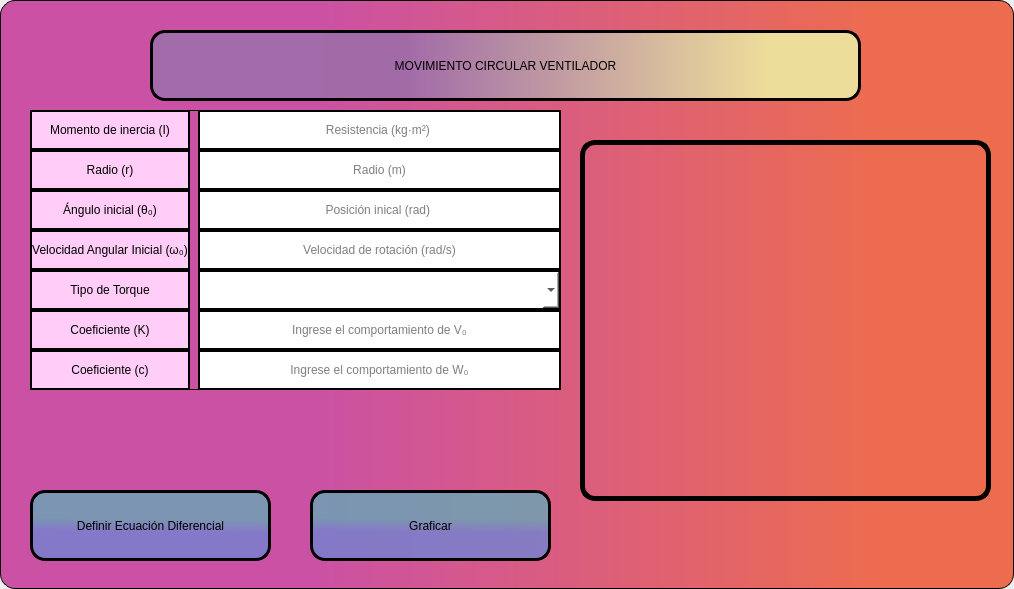
<?xml version="1.0" encoding="UTF-8"?>
<ui version="4.0">
 <class>MainWindow</class>
 <widget class="QMainWindow" name="MainWindow">
  <property name="geometry">
   <rect>
    <x>0</x>
    <y>0</y>
    <width>1014</width>
    <height>589</height>
   </rect>
  </property>
  <property name="windowTitle">
   <string>MainWindow</string>
  </property>
  <widget class="QWidget" name="centralwidget">
   <layout class="QHBoxLayout" name="horizontalLayout">
    <property name="spacing">
     <number>0</number>
    </property>
    <property name="leftMargin">
     <number>0</number>
    </property>
    <property name="topMargin">
     <number>0</number>
    </property>
    <property name="rightMargin">
     <number>0</number>
    </property>
    <property name="bottomMargin">
     <number>0</number>
    </property>
    <item>
     <widget class="QFrame" name="frame">
      <property name="styleSheet">
       <string notr="true">background-color: qlineargradient(spread:reflect, x1:0, y1:0, x2:1, y2:0, stop:0.3125 rgba(203, 81, 164, 255), stop:0.869318 rgba(237, 108, 79, 255));

border-radius: 15px;
border: 1px solid #000000;</string>
      </property>
      <property name="frameShape">
       <enum>QFrame::StyledPanel</enum>
      </property>
      <property name="frameShadow">
       <enum>QFrame::Raised</enum>
      </property>
      <widget class="QLabel" name="titulo">
       <property name="geometry">
        <rect>
         <x>150</x>
         <y>30</y>
         <width>711</width>
         <height>71</height>
        </rect>
       </property>
       <property name="styleSheet">
        <string notr="true">font: 81 20pt &quot;Rockwell Extra Bold&quot;;
background-color: qlineargradient(spread:reflect, x1:0, y1:0, x2:1, y2:0, stop:0.357955 rgba(160, 108, 169, 248), stop:0.869318 rgba(237, 221, 154, 255));
border: 3px solid #000000</string>
       </property>
       <property name="text">
        <string>MOVIMIENTO CIRCULAR VENTILADOR</string>
       </property>
       <property name="alignment">
        <set>Qt::AlignCenter</set>
       </property>
      </widget>
      <widget class="QLabel" name="img">
       <property name="geometry">
        <rect>
         <x>580</x>
         <y>140</y>
         <width>411</width>
         <height>361</height>
        </rect>
       </property>
       <property name="styleSheet">
        <string notr="true">background-color: rgb(0, 0, 0,0%);
border:5px solid #000000
</string>
       </property>
       <property name="text">
        <string/>
       </property>
       <property name="pixmap">
        <pixmap>imgVentilador.jpg</pixmap>
       </property>
       <property name="scaledContents">
        <bool>true</bool>
       </property>
      </widget>
      <widget class="QWidget" name="gridLayoutWidget">
       <property name="geometry">
        <rect>
         <x>30</x>
         <y>110</y>
         <width>531</width>
         <height>371</height>
        </rect>
       </property>
       <layout class="QGridLayout" name="gridLayout">
        <property name="sizeConstraint">
         <enum>QLayout::SetMaximumSize</enum>
        </property>
        <property name="horizontalSpacing">
         <number>8</number>
        </property>
        <property name="verticalSpacing">
         <number>0</number>
        </property>
        <item row="1" column="0">
         <widget class="QLabel" name="label_3">
          <property name="styleSheet">
           <string notr="true">font: 63 12pt &quot;Sitka Text Semibold&quot;;
background-color: rgb(255, 205, 247);
border-radius: 0px;
border: 2px solid #000000
</string>
          </property>
          <property name="text">
           <string>Momento de inercia (I)</string>
          </property>
          <property name="scaledContents">
           <bool>true</bool>
          </property>
          <property name="alignment">
           <set>Qt::AlignCenter</set>
          </property>
          <property name="wordWrap">
           <bool>false</bool>
          </property>
          <property name="margin">
           <number>10</number>
          </property>
          <property name="indent">
           <number>0</number>
          </property>
         </widget>
        </item>
        <item row="5" column="1">
         <widget class="QLineEdit" name="velocidad_angular">
          <property name="styleSheet">
           <string notr="true">border-radius: 0px;
border: 2px solid #000000;
background-color: rgb(255, 255, 255);
font: 12pt &quot;Segoe UI Variable&quot;;
padding: 10px;</string>
          </property>
          <property name="alignment">
           <set>Qt::AlignCenter</set>
          </property>
          <property name="placeholderText">
           <string>Velocidad de rotación (rad/s)</string>
          </property>
         </widget>
        </item>
        <item row="4" column="1">
         <widget class="QLineEdit" name="angulo_inicial">
          <property name="styleSheet">
           <string notr="true">border-radius: 0px;
border: 2px solid #000000;
background-color: rgb(255, 255, 255);
font: 12pt &quot;Segoe UI Variable&quot;;
padding: 10px;</string>
          </property>
          <property name="alignment">
           <set>Qt::AlignCenter</set>
          </property>
          <property name="placeholderText">
           <string>Posición inical (rad) </string>
          </property>
         </widget>
        </item>
        <item row="8" column="1">
         <widget class="QLineEdit" name="coeficiente_c">
          <property name="styleSheet">
           <string notr="true">border-radius: 0px;
border: 2px solid #000000;
background-color: rgb(255, 255, 255);
font: 12pt &quot;Segoe UI Variable&quot;;
padding: 10px;</string>
          </property>
          <property name="alignment">
           <set>Qt::AlignCenter</set>
          </property>
          <property name="placeholderText">
           <string>Ingrese el comportamiento de W₀</string>
          </property>
         </widget>
        </item>
        <item row="7" column="1">
         <widget class="QLineEdit" name="coeficiente_k">
          <property name="styleSheet">
           <string notr="true">border-radius: 0px;
border: 2px solid #000000;
background-color: rgb(255, 255, 255);
font: 12pt &quot;Segoe UI Variable&quot;;
padding: 10px;</string>
          </property>
          <property name="alignment">
           <set>Qt::AlignCenter</set>
          </property>
          <property name="placeholderText">
           <string>Ingrese el comportamiento de V₀</string>
          </property>
         </widget>
        </item>
        <item row="3" column="1">
         <widget class="QLineEdit" name="radio">
          <property name="styleSheet">
           <string notr="true">border-radius: 0px;
border: 2px solid #000000;
background-color: rgb(255, 255, 255);
font: 12pt &quot;Segoe UI Variable&quot;;
padding: 10px;</string>
          </property>
          <property name="alignment">
           <set>Qt::AlignCenter</set>
          </property>
          <property name="placeholderText">
           <string>Radio (m)</string>
          </property>
         </widget>
        </item>
        <item row="4" column="0">
         <widget class="QLabel" name="label_6">
          <property name="styleSheet">
           <string notr="true">font: 63 12pt &quot;Sitka Text Semibold&quot;;
background-color: rgb(255, 205, 247);
border-radius: 0px;
border: 2px solid #000000</string>
          </property>
          <property name="text">
           <string>Ángulo inicial (θ₀)</string>
          </property>
          <property name="alignment">
           <set>Qt::AlignCenter</set>
          </property>
          <property name="margin">
           <number>10</number>
          </property>
         </widget>
        </item>
        <item row="5" column="0">
         <widget class="QLabel" name="label_7">
          <property name="styleSheet">
           <string notr="true">font: 63 12pt &quot;Sitka Text Semibold&quot;;
background-color: rgb(255, 205, 247);
border-radius: 0px;
border: 2px solid #000000</string>
          </property>
          <property name="text">
           <string>Velocidad Angular Inicial (ω₀)</string>
          </property>
          <property name="alignment">
           <set>Qt::AlignCenter</set>
          </property>
          <property name="margin">
           <number>10</number>
          </property>
         </widget>
        </item>
        <item row="6" column="0">
         <widget class="QLabel" name="label_8">
          <property name="styleSheet">
           <string notr="true">font: 63 12pt &quot;Sitka Text Semibold&quot;;
background-color: rgb(255, 205, 247);
border-radius: 0px;
border: 2px solid #000000</string>
          </property>
          <property name="text">
           <string>Tipo de Torque</string>
          </property>
          <property name="alignment">
           <set>Qt::AlignCenter</set>
          </property>
          <property name="margin">
           <number>10</number>
          </property>
         </widget>
        </item>
        <item row="7" column="0">
         <widget class="QLabel" name="label_9">
          <property name="styleSheet">
           <string notr="true">font: 63 12pt &quot;Sitka Text Semibold&quot;;
background-color: rgb(255, 205, 247);
border-radius: 0px;
border: 2px solid #000000</string>
          </property>
          <property name="text">
           <string>Coeficiente (K)</string>
          </property>
          <property name="alignment">
           <set>Qt::AlignCenter</set>
          </property>
          <property name="margin">
           <number>10</number>
          </property>
         </widget>
        </item>
        <item row="8" column="0">
         <widget class="QLabel" name="label_5">
          <property name="styleSheet">
           <string notr="true">font: 63 12pt &quot;Sitka Text Semibold&quot;;
background-color: rgb(255, 205, 247);
border-radius: 0px;
border: 2px solid #000000</string>
          </property>
          <property name="text">
           <string>Coeficiente (c)</string>
          </property>
          <property name="alignment">
           <set>Qt::AlignCenter</set>
          </property>
          <property name="margin">
           <number>10</number>
          </property>
         </widget>
        </item>
        <item row="3" column="0">
         <widget class="QLabel" name="label_4">
          <property name="styleSheet">
           <string notr="true">font: 63 12pt &quot;Sitka Text Semibold&quot;;
background-color: rgb(255, 205, 247);
border-radius: 0px;
border: 2px solid #000000</string>
          </property>
          <property name="text">
           <string>Radio (r)</string>
          </property>
          <property name="alignment">
           <set>Qt::AlignCenter</set>
          </property>
          <property name="margin">
           <number>10</number>
          </property>
         </widget>
        </item>
        <item row="1" column="1">
         <widget class="QLineEdit" name="inercia">
          <property name="styleSheet">
           <string notr="true">border-radius: 0px;
border: 2px solid #000000;
background-color: rgb(255, 255, 255);
font: 12pt &quot;Segoe UI Variable&quot;;
padding: 10px;
</string>
          </property>
          <property name="cursorPosition">
           <number>0</number>
          </property>
          <property name="alignment">
           <set>Qt::AlignCenter</set>
          </property>
          <property name="dragEnabled">
           <bool>false</bool>
          </property>
          <property name="placeholderText">
           <string>Resistencia (kg·m²) </string>
          </property>
         </widget>
        </item>
        <item row="6" column="1">
         <widget class="QComboBox" name="tipo_torque">
          <property name="styleSheet">
           <string notr="true">border-radius: 0px;
border: 2px solid #000000;
background-color: rgb(255, 255, 255);
font: 12pt &quot;Segoe UI Variable&quot;;
padding: 10px;</string>
          </property>
          <property name="currentText">
           <string/>
          </property>
         </widget>
        </item>
       </layout>
      </widget>
      <widget class="QPushButton" name="ecuacion_diferencial">
       <property name="geometry">
        <rect>
         <x>30</x>
         <y>490</y>
         <width>241</width>
         <height>71</height>
        </rect>
       </property>
       <property name="styleSheet">
        <string notr="true">QPushButton{
border: 3px solid #000000;
background-color: qlineargradient(spread:pad, x1:0.618909, y1:0.119,                              x2:0.597, y2:0.909091, stop:0.357955 rgba(101, 168, 182, 201), stop:0.607955 rgba(118, 129, 207, 212));
font: 63 13pt &quot;Segoe UI Variable Text Semibold&quot;;
}

QPushButton:hover{
background-color: qlineargradient(spread:repeat, x1:1, y1:0, x2:0, y2:1, stop:0.357955 rgba(227, 79, 79, 155), stop:0.613636 rgba(246, 189, 69, 189));
border: 3px solid #000000;
}</string>
       </property>
       <property name="text">
        <string>Definir Ecuación Diferencial</string>
       </property>
      </widget>
      <widget class="QPushButton" name="graficar">
       <property name="geometry">
        <rect>
         <x>310</x>
         <y>490</y>
         <width>241</width>
         <height>71</height>
        </rect>
       </property>
       <property name="styleSheet">
        <string notr="true">QPushButton{
border: 3px solid #000000;
background-color: qlineargradient(spread:pad, x1:0.618909, y1:0.119,                              x2:0.597, y2:0.909091, stop:0.357955 rgba(101, 168, 182, 201), stop:0.607955 rgba(118, 129, 207, 212));
font: 63 13pt &quot;Segoe UI Variable Text Semibold&quot;;
}

QPushButton:hover{
background-color: qlineargradient(spread:repeat, x1:1, y1:0, x2:0, y2:1, stop:0.357955 rgba(227, 79, 79, 155), stop:0.613636 rgba(246, 189, 69, 189));
border: 3px solid #000000;
}</string>
       </property>
       <property name="text">
        <string>Graficar</string>
       </property>
      </widget>
     </widget>
    </item>
   </layout>
  </widget>
 </widget>
 <resources/>
 <connections/>
</ui>
